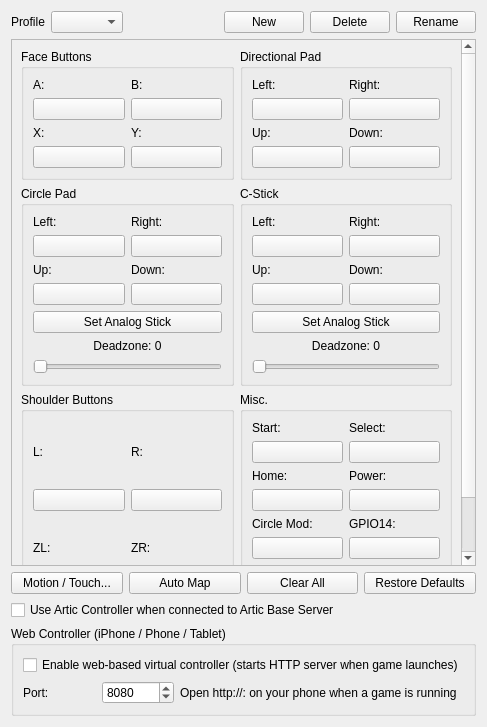
<?xml version="1.0" encoding="UTF-8"?>
<ui version="4.0">
 <class>ConfigureInput</class>
 <widget class="QWidget" name="ConfigureInput">
  <property name="geometry">
   <rect>
    <x>0</x>
    <y>0</y>
    <width>441</width>
    <height>727</height>
   </rect>
  </property>
  <property name="windowTitle">
   <string>ConfigureInput</string>
  </property>
  <layout class="QVBoxLayout" name="rootLayout">
   <item>
    <layout class="QHBoxLayout" name="horizontalLayout_3">
     <item>
      <widget class="QLabel" name="label_5">
       <property name="text">
        <string>Profile</string>
       </property>
      </widget>
     </item>
     <item>
      <widget class="QComboBox" name="profile"/>
     </item>
     <item>
      <spacer name="horizontalSpacer_2">
       <property name="orientation">
        <enum>Qt::Horizontal</enum>
       </property>
       <property name="sizeHint" stdset="0">
        <size>
         <width>40</width>
         <height>20</height>
        </size>
       </property>
      </spacer>
     </item>
     <item>
      <widget class="QPushButton" name="buttonNew">
       <property name="text">
        <string>New</string>
       </property>
      </widget>
     </item>
     <item>
      <widget class="QPushButton" name="buttonDelete">
       <property name="text">
        <string>Delete</string>
       </property>
      </widget>
     </item>
     <item>
      <widget class="QPushButton" name="buttonRename">
       <property name="text">
        <string>Rename</string>
       </property>
      </widget>
     </item>
    </layout>
   </item>
   <item>
    <widget class="QScrollArea" name="scrollArea">
     <property name="widgetResizable">
      <bool>true</bool>
     </property>
     <widget class="QWidget" name="scrollAreaContents">
      <layout class="QVBoxLayout" name="verticalLayout_5">
       <item>
        <layout class="QGridLayout" name="gridLayout_7">
         <item row="0" column="0">
          <widget class="QGroupBox" name="faceButtons">
           <property name="title">
            <string>Face Buttons</string>
           </property>
           <property name="flat">
            <bool>false</bool>
           </property>
           <property name="checkable">
            <bool>false</bool>
           </property>
           <layout class="QGridLayout" name="gridLayout">
            <item row="1" column="1">
             <layout class="QVBoxLayout" name="verticalLayout_4">
              <item>
               <widget class="QLabel" name="label_4">
                <property name="text">
                 <string>Y:</string>
                </property>
               </widget>
              </item>
              <item>
               <widget class="QPushButton" name="buttonY">
                <property name="text">
                 <string/>
                </property>
               </widget>
              </item>
             </layout>
            </item>
            <item row="1" column="0">
             <layout class="QVBoxLayout" name="verticalLayout_3">
              <item>
               <widget class="QLabel" name="label_3">
                <property name="text">
                 <string>X:</string>
                </property>
               </widget>
              </item>
              <item>
               <widget class="QPushButton" name="buttonX">
                <property name="text">
                 <string/>
                </property>
               </widget>
              </item>
             </layout>
            </item>
            <item row="0" column="1">
             <layout class="QVBoxLayout" name="verticalLayout_2">
              <item>
               <widget class="QLabel" name="label_2">
                <property name="text">
                 <string>B:</string>
                </property>
               </widget>
              </item>
              <item>
               <widget class="QPushButton" name="buttonB">
                <property name="text">
                 <string/>
                </property>
               </widget>
              </item>
             </layout>
            </item>
            <item row="0" column="0">
             <layout class="QVBoxLayout" name="verticalLayout">
              <item>
               <widget class="QLabel" name="label">
                <property name="text">
                 <string>A:</string>
                </property>
               </widget>
              </item>
              <item>
               <widget class="QPushButton" name="buttonA">
                <property name="text">
                 <string/>
                </property>
               </widget>
              </item>
             </layout>
            </item>
           </layout>
          </widget>
         </item>
         <item row="0" column="1">
          <widget class="QGroupBox" name="faceButtons_2">
           <property name="title">
            <string>Directional Pad</string>
           </property>
           <property name="flat">
            <bool>false</bool>
           </property>
           <property name="checkable">
            <bool>false</bool>
           </property>
           <layout class="QGridLayout" name="gridLayout_2">
            <item row="1" column="0">
             <layout class="QVBoxLayout" name="verticalLayout_12">
              <item>
               <widget class="QLabel" name="label_34">
                <property name="text">
                 <string>Up:</string>
                </property>
               </widget>
              </item>
              <item>
               <widget class="QPushButton" name="buttonDpadUp">
                <property name="text">
                 <string/>
                </property>
               </widget>
              </item>
             </layout>
            </item>
            <item row="1" column="1">
             <layout class="QVBoxLayout" name="verticalLayout_9">
              <item>
               <widget class="QLabel" name="label_35">
                <property name="text">
                 <string>Down:</string>
                </property>
               </widget>
              </item>
              <item>
               <widget class="QPushButton" name="buttonDpadDown">
                <property name="text">
                 <string/>
                </property>
               </widget>
              </item>
             </layout>
            </item>
            <item row="0" column="0">
             <layout class="QVBoxLayout" name="verticalLayout_10">
              <item>
               <widget class="QLabel" name="label_32">
                <property name="text">
                 <string>Left:</string>
                </property>
               </widget>
              </item>
              <item>
               <widget class="QPushButton" name="buttonDpadLeft">
                <property name="text">
                 <string/>
                </property>
               </widget>
              </item>
             </layout>
            </item>
            <item row="0" column="1">
             <layout class="QVBoxLayout" name="verticalLayout_11">
              <item>
               <widget class="QLabel" name="label_33">
                <property name="text">
                 <string>Right:</string>
                </property>
               </widget>
              </item>
              <item>
               <widget class="QPushButton" name="buttonDpadRight">
                <property name="text">
                 <string/>
                </property>
               </widget>
              </item>
             </layout>
            </item>
           </layout>
          </widget>
         </item>
         <item row="2" column="1">
          <widget class="QGroupBox" name="faceButtons_6">
           <property name="title">
            <string>Misc.</string>
           </property>
           <property name="flat">
            <bool>false</bool>
           </property>
           <property name="checkable">
            <bool>false</bool>
           </property>
           <layout class="QGridLayout" name="gridLayout_6">
            <item row="0" column="0">
             <layout class="QVBoxLayout" name="verticalLayout_25">
              <item>
               <widget class="QLabel" name="label_29">
                <property name="text">
                 <string>Start:</string>
                </property>
               </widget>
              </item>
              <item>
               <widget class="QPushButton" name="buttonStart">
                <property name="text">
                 <string/>
                </property>
               </widget>
              </item>
             </layout>
            </item>
            <item row="0" column="1">
             <layout class="QVBoxLayout" name="verticalLayout_26">
              <item>
               <widget class="QLabel" name="label_30">
                <property name="text">
                 <string>Select:</string>
                </property>
               </widget>
              </item>
              <item>
               <widget class="QPushButton" name="buttonSelect">
                <property name="text">
                 <string/>
                </property>
               </widget>
              </item>
             </layout>
            </item>
            <item row="1" column="0">
             <layout class="QVBoxLayout" name="verticalLayout_27">
              <item>
               <widget class="QLabel" name="label_31">
                <property name="text">
                 <string>Home:</string>
                </property>
               </widget>
              </item>
              <item>
               <widget class="QPushButton" name="buttonHome">
                <property name="text">
                 <string/>
                </property>
               </widget>
              </item>
             </layout>
            </item>
            <item row="1" column="1">
             <layout class="QVBoxLayout" name="verticalLayout_34">
              <item>
               <widget class="QLabel" name="label_37">
                <property name="text">
                 <string>Power:</string>
                </property>
               </widget>
              </item>
              <item>
               <widget class="QPushButton" name="buttonPower">
                <property name="text">
                 <string/>
                </property>
               </widget>
              </item>
             </layout>
            </item>
            <item row="2" column="0">
             <layout class="QVBoxLayout" name="verticalLayout_28">
              <item>
               <widget class="QLabel" name="label_36">
                <property name="text">
                 <string>Circle Mod:</string>
                </property>
               </widget>
              </item>
              <item>
               <widget class="QPushButton" name="buttonCircleMod">
                <property name="text">
                 <string/>
                </property>
               </widget>
              </item>
             </layout>
            </item>
            <item row="2" column="1">
             <layout class="QVBoxLayout" name="verticalLayout_33">
              <item>
               <widget class="QLabel" name="label_41">
                <property name="text">
                 <string>GPIO14:</string>
                </property>
               </widget>
              </item>
              <item>
               <widget class="QPushButton" name="buttonGpio14">
                <property name="text">
                 <string/>
                </property>
               </widget>
              </item>
             </layout>
            </item>
            <item row="3" column="0">
             <layout class="QVBoxLayout" name="verticalLayout_32">
              <item>
               <widget class="QLabel" name="label_40">
                <property name="text">
                 <string>Debug:</string>
                </property>
               </widget>
              </item>
              <item>
               <widget class="QPushButton" name="buttonDebug">
                <property name="text">
                 <string/>
                </property>
               </widget>
              </item>
             </layout>
            </item>
           </layout>
          </widget>
         </item>
         <item row="1" column="0">
          <widget class="QGroupBox" name="faceButtons_4">
           <property name="title">
            <string>Circle Pad</string>
           </property>
           <property name="flat">
            <bool>false</bool>
           </property>
           <property name="checkable">
            <bool>false</bool>
           </property>
           <layout class="QGridLayout" name="gridLayout_4">
            <item row="1" column="1">
             <layout class="QVBoxLayout" name="verticalLayout_19">
              <item>
               <widget class="QLabel" name="label_24">
                <property name="text">
                 <string>Up:</string>
                </property>
               </widget>
              </item>
              <item>
               <widget class="QPushButton" name="buttonCircleUp">
                <property name="text">
                 <string/>
                </property>
               </widget>
              </item>
             </layout>
            </item>
            <item row="0" column="2">
             <layout class="QVBoxLayout" name="verticalLayout_18">
              <item>
               <widget class="QLabel" name="label_23">
                <property name="text">
                 <string>Right:</string>
                </property>
               </widget>
              </item>
              <item>
               <widget class="QPushButton" name="buttonCircleRight">
                <property name="text">
                 <string/>
                </property>
               </widget>
              </item>
             </layout>
            </item>
            <item row="0" column="1">
             <layout class="QVBoxLayout" name="verticalLayout_17">
              <item>
               <widget class="QLabel" name="label_21">
                <property name="text">
                 <string>Left:</string>
                </property>
               </widget>
              </item>
              <item>
               <widget class="QPushButton" name="buttonCircleLeft">
                <property name="text">
                 <string/>
                </property>
               </widget>
              </item>
             </layout>
            </item>
            <item row="2" column="1" colspan="2">
             <widget class="QPushButton" name="buttonCircleAnalog">
              <property name="text">
               <string>Set Analog Stick</string>
              </property>
             </widget>
            </item>
            <item row="1" column="2">
             <layout class="QVBoxLayout" name="verticalLayout_20">
              <item>
               <widget class="QLabel" name="label_22">
                <property name="text">
                 <string>Down:</string>
                </property>
               </widget>
              </item>
              <item>
               <widget class="QPushButton" name="buttonCircleDown">
                <property name="text">
                 <string/>
                </property>
               </widget>
              </item>
             </layout>
            </item>
            <item row="3" column="1" colspan="2">
             <layout class="QVBoxLayout" name="sliderCirclePadDeadzoneAndModifierVerticalLayout">
              <item>
               <layout class="QHBoxLayout" name="sliderCirclePadDeadzoneAndModifierHorizontalLayout">
                <property name="sizeConstraint">
                 <enum>QLayout::SetDefaultConstraint</enum>
                </property>
                <item>
                 <widget class="QLabel" name="labelCirclePadDeadzoneAndModifier">
                  <property name="text">
                   <string>Deadzone: 0</string>
                  </property>
                  <property name="alignment">
                   <set>Qt::AlignHCenter</set>
                  </property>
                 </widget>
                </item>
               </layout>
              </item>
              <item>
               <widget class="QSlider" name="sliderCirclePadDeadzoneAndModifier">
                <property name="orientation">
                 <enum>Qt::Horizontal</enum>
                </property>
               </widget>
              </item>
             </layout>
            </item>
           </layout>
          </widget>
         </item>
         <item row="1" column="1">
          <widget class="QGroupBox" name="faceButtons_5">
           <property name="title">
            <string>C-Stick</string>
           </property>
           <property name="flat">
            <bool>false</bool>
           </property>
           <property name="checkable">
            <bool>false</bool>
           </property>
           <layout class="QGridLayout" name="gridLayout_5">
            <item row="0" column="1">
             <layout class="QVBoxLayout" name="verticalLayout_22">
              <item>
               <widget class="QLabel" name="label_27">
                <property name="text">
                 <string>Right:</string>
                </property>
               </widget>
              </item>
              <item>
               <widget class="QPushButton" name="buttonCStickRight">
                <property name="text">
                 <string/>
                </property>
               </widget>
              </item>
             </layout>
            </item>
            <item row="0" column="0">
             <layout class="QVBoxLayout" name="verticalLayout_21">
              <item>
               <widget class="QLabel" name="label_25">
                <property name="text">
                 <string>Left:</string>
                </property>
               </widget>
              </item>
              <item>
               <widget class="QPushButton" name="buttonCStickLeft">
                <property name="text">
                 <string/>
                </property>
               </widget>
              </item>
             </layout>
            </item>
            <item row="1" column="0">
             <layout class="QVBoxLayout" name="verticalLayout_23">
              <item>
               <widget class="QLabel" name="label_28">
                <property name="text">
                 <string>Up:</string>
                </property>
               </widget>
              </item>
              <item>
               <widget class="QPushButton" name="buttonCStickUp">
                <property name="text">
                 <string/>
                </property>
               </widget>
              </item>
             </layout>
            </item>
            <item row="2" column="0" colspan="2">
             <widget class="QPushButton" name="buttonCStickAnalog">
              <property name="text">
               <string>Set Analog Stick</string>
              </property>
             </widget>
            </item>
            <item row="1" column="1">
             <layout class="QVBoxLayout" name="verticalLayout_24">
              <item>
               <widget class="QLabel" name="label_26">
                <property name="text">
                 <string>Down:</string>
                </property>
               </widget>
              </item>
              <item>
               <widget class="QPushButton" name="buttonCStickDown">
                <property name="text">
                 <string/>
                </property>
               </widget>
              </item>
             </layout>
            </item>
            <item row="3" column="0" colspan="2">
             <layout class="QVBoxLayout" name="sliderCStickDeadzoneAndModifierVerticalLayout">
              <property name="sizeConstraint">
               <enum>QLayout::SetDefaultConstraint</enum>
              </property>
              <item>
               <layout class="QHBoxLayout" name="sliderCStickDeadzoneAndModifierHorizontalLayout">
                <item>
                 <widget class="QLabel" name="labelCStickDeadzoneAndModifier">
                  <property name="text">
                   <string>Deadzone: 0</string>
                  </property>
                  <property name="alignment">
                   <set>Qt::AlignHCenter</set>
                  </property>
                 </widget>
                </item>
               </layout>
              </item>
              <item>
               <widget class="QSlider" name="sliderCStickDeadzoneAndModifier">
                <property name="orientation">
                 <enum>Qt::Horizontal</enum>
                </property>
               </widget>
              </item>
             </layout>
            </item>
           </layout>
          </widget>
         </item>
         <item row="2" column="0">
          <widget class="QGroupBox" name="faceButtons_3">
           <property name="title">
            <string>Shoulder Buttons</string>
           </property>
           <property name="flat">
            <bool>false</bool>
           </property>
           <property name="checkable">
            <bool>false</bool>
           </property>
           <layout class="QGridLayout" name="gridLayout_3">
            <item row="1" column="1">
             <layout class="QVBoxLayout" name="verticalLayout_16">
              <item>
               <widget class="QLabel" name="label_18">
                <property name="text">
                 <string>ZR:</string>
                </property>
               </widget>
              </item>
              <item>
               <widget class="QPushButton" name="buttonZR">
                <property name="text">
                 <string/>
                </property>
               </widget>
              </item>
             </layout>
            </item>
            <item row="1" column="0">
             <layout class="QVBoxLayout" name="verticalLayout_15">
              <item>
               <widget class="QLabel" name="label_20">
                <property name="text">
                 <string>ZL:</string>
                </property>
               </widget>
              </item>
              <item>
               <widget class="QPushButton" name="buttonZL">
                <property name="text">
                 <string/>
                </property>
               </widget>
              </item>
             </layout>
            </item>
            <item row="0" column="0">
             <layout class="QVBoxLayout" name="verticalLayout_13">
              <item>
               <widget class="QLabel" name="label_17">
                <property name="text">
                 <string>L:</string>
                </property>
               </widget>
              </item>
              <item>
               <widget class="QPushButton" name="buttonL">
                <property name="text">
                 <string/>
                </property>
               </widget>
              </item>
             </layout>
            </item>
            <item row="0" column="1">
             <layout class="QVBoxLayout" name="verticalLayout_14">
              <item>
               <widget class="QLabel" name="label_19">
                <property name="text">
                 <string>R:</string>
                </property>
               </widget>
              </item>
              <item>
               <widget class="QPushButton" name="buttonR">
                <property name="text">
                 <string/>
                </property>
               </widget>
              </item>
             </layout>
            </item>
           </layout>
          </widget>
         </item>
        </layout>
       </item>
      </layout>
     </widget>
    </widget>
   </item>
   <item>
    <layout class="QVBoxLayout" name="verticalLayout_6">
     <item>
      <layout class="QHBoxLayout" name="horizontalLayout">
       <item>
        <widget class="QPushButton" name="buttonMotionTouch">
         <property name="sizePolicy">
          <sizepolicy hsizetype="Minimum" vsizetype="Fixed">
           <horstretch>0</horstretch>
           <verstretch>0</verstretch>
          </sizepolicy>
         </property>
         <property name="sizeIncrement">
          <size>
           <width>0</width>
           <height>0</height>
          </size>
         </property>
         <property name="baseSize">
          <size>
           <width>0</width>
           <height>0</height>
          </size>
         </property>
         <property name="layoutDirection">
          <enum>Qt::LeftToRight</enum>
         </property>
         <property name="text">
          <string>Motion / Touch...</string>
         </property>
        </widget>
       </item>
       <item>
        <widget class="QPushButton" name="buttonAutoMap">
         <property name="sizePolicy">
          <sizepolicy hsizetype="Minimum" vsizetype="Fixed">
           <horstretch>0</horstretch>
           <verstretch>0</verstretch>
          </sizepolicy>
         </property>
         <property name="sizeIncrement">
          <size>
           <width>0</width>
           <height>0</height>
          </size>
         </property>
         <property name="baseSize">
          <size>
           <width>0</width>
           <height>0</height>
          </size>
         </property>
         <property name="layoutDirection">
          <enum>Qt::LeftToRight</enum>
         </property>
         <property name="text">
          <string>Auto Map</string>
         </property>
        </widget>
       </item>
       <item>
        <widget class="QPushButton" name="buttonClearAll">
         <property name="sizePolicy">
          <sizepolicy hsizetype="Minimum" vsizetype="Fixed">
           <horstretch>0</horstretch>
           <verstretch>0</verstretch>
          </sizepolicy>
         </property>
         <property name="sizeIncrement">
          <size>
           <width>0</width>
           <height>0</height>
          </size>
         </property>
         <property name="baseSize">
          <size>
           <width>0</width>
           <height>0</height>
          </size>
         </property>
         <property name="layoutDirection">
          <enum>Qt::LeftToRight</enum>
         </property>
         <property name="text">
          <string>Clear All</string>
         </property>
        </widget>
       </item>
       <item>
        <widget class="QPushButton" name="buttonRestoreDefaults">
         <property name="sizePolicy">
          <sizepolicy hsizetype="Minimum" vsizetype="Fixed">
           <horstretch>0</horstretch>
           <verstretch>0</verstretch>
          </sizepolicy>
         </property>
         <property name="sizeIncrement">
          <size>
           <width>0</width>
           <height>0</height>
          </size>
         </property>
         <property name="baseSize">
          <size>
           <width>0</width>
           <height>0</height>
          </size>
         </property>
         <property name="layoutDirection">
          <enum>Qt::LeftToRight</enum>
         </property>
         <property name="text">
          <string>Restore Defaults</string>
         </property>
        </widget>
       </item>
      </layout>
     </item>
     <item>
       <widget class="QCheckBox" name="use_artic_controller">
         <property name="text">
           <string>Use Artic Controller when connected to Artic Base Server</string>
         </property>
       </widget>
     </item>
     <item>
      <widget class="QGroupBox" name="groupBoxWebController">
       <property name="title">
        <string>Web Controller (iPhone / Phone / Tablet)</string>
       </property>
       <layout class="QVBoxLayout">
        <item>
         <widget class="QCheckBox" name="web_controller_enabled">
          <property name="text">
           <string>Enable web-based virtual controller (starts HTTP server when game launches)</string>
          </property>
         </widget>
        </item>
        <item>
         <layout class="QHBoxLayout">
          <item>
           <widget class="QLabel" name="labelWebPort">
            <property name="text">
             <string>Port:</string>
            </property>
           </widget>
          </item>
          <item>
           <widget class="QSpinBox" name="web_controller_port">
            <property name="minimum">
             <number>1024</number>
            </property>
            <property name="maximum">
             <number>65535</number>
            </property>
            <property name="value">
             <number>8080</number>
            </property>
           </widget>
          </item>
          <item>
           <widget class="QLabel" name="labelWebPortInfo">
            <property name="text">
             <string>Open http://&lt;your-local-ip&gt;:&lt;port&gt; on your phone when a game is running</string>
            </property>
           </widget>
          </item>
          <item>
           <spacer>
            <property name="orientation">
             <enum>Qt::Horizontal</enum>
            </property>
           </spacer>
          </item>
         </layout>
        </item>
       </layout>
      </widget>
     </item>
    </layout>
   </item>
  </layout>
 </widget>
 <tabstops>
  <tabstop>profile</tabstop>
  <tabstop>buttonNew</tabstop>
  <tabstop>buttonDelete</tabstop>
  <tabstop>buttonRename</tabstop>
  <tabstop>buttonA</tabstop>
  <tabstop>buttonB</tabstop>
  <tabstop>buttonX</tabstop>
  <tabstop>buttonY</tabstop>
  <tabstop>buttonDpadLeft</tabstop>
  <tabstop>buttonDpadRight</tabstop>
  <tabstop>buttonDpadUp</tabstop>
  <tabstop>buttonDpadDown</tabstop>
  <tabstop>buttonCircleLeft</tabstop>
  <tabstop>buttonCircleRight</tabstop>
  <tabstop>buttonCircleUp</tabstop>
  <tabstop>buttonCircleDown</tabstop>
  <tabstop>buttonCircleAnalog</tabstop>
  <tabstop>sliderCirclePadDeadzoneAndModifier</tabstop>
  <tabstop>buttonCStickLeft</tabstop>
  <tabstop>buttonCStickRight</tabstop>
  <tabstop>buttonCStickUp</tabstop>
  <tabstop>buttonCStickDown</tabstop>
  <tabstop>buttonCStickAnalog</tabstop>
  <tabstop>sliderCStickDeadzoneAndModifier</tabstop>
  <tabstop>buttonL</tabstop>
  <tabstop>buttonR</tabstop>
  <tabstop>buttonZL</tabstop>
  <tabstop>buttonZR</tabstop>
  <tabstop>buttonStart</tabstop>
  <tabstop>buttonSelect</tabstop>
  <tabstop>buttonHome</tabstop>
  <tabstop>buttonCircleMod</tabstop>
  <tabstop>buttonDebug</tabstop>
  <tabstop>buttonGpio14</tabstop>
  <tabstop>buttonMotionTouch</tabstop>
  <tabstop>buttonAutoMap</tabstop>
  <tabstop>buttonClearAll</tabstop>
  <tabstop>buttonRestoreDefaults</tabstop>
 </tabstops>
 <resources/>
 <connections/>
</ui>
